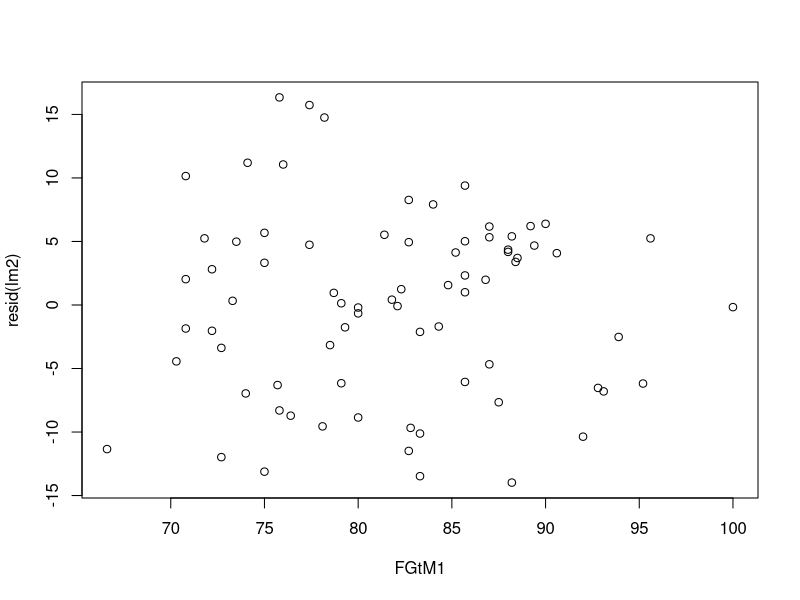

This chart was generated by the following R code:
## ---- chunk 1
FRONTMATTER <- TRUE 
# FRONTMATTER <- FALSE
#SOL <- FALSE
 SOL <- TRUE
set.seed(12)
# library(mat2tex)
## ---- chunk 2

## ---- chunk 3
goals <- read.table("FieldGoals2003to2006.csv",header=T,sep=",")
goals <- goals[,1:8]
## ---- chunk 4
head(goals)
## ---- chunk 5
lm1 <- lm(FGt~Name+FGtM1, data=goals)
## ---- chunk 6

## ---- chunk 7

## ---- chunk 8
coef(summary(lm1))["FGtM1",]
## ---- chunk 9

## ---- chunk 10
lm2 <- lm(FGAt~Name+FGtM1, data=goals)
anova(lm2)
## ---- chunk 11

## ---- chunk 12
plot(resid(lm2)~FGtM1, data=goals)
## ---- chunk 13

## ---- chunk 14
lm3 <- lm(FGt~Name+FGtM1+factor(Yeart), data=goals)
anova(lm3)
## ---- chunk 15

## ---- chunk 16

## ---- chunk 17

## ---- chunk 18

## ---- chunk 19
lm4 <- lm(FGt~Name+Teamt+FGtM1, data=goals)
summary(lm4)
## ---- chunk 20

## ---- chunk 21
anova(lm(FGt~Name+Teamt+FGtM1, data=goals))
anova(lm(FGt~Teamt+Name+FGtM1, data=goals))
## ---- chunk 22

